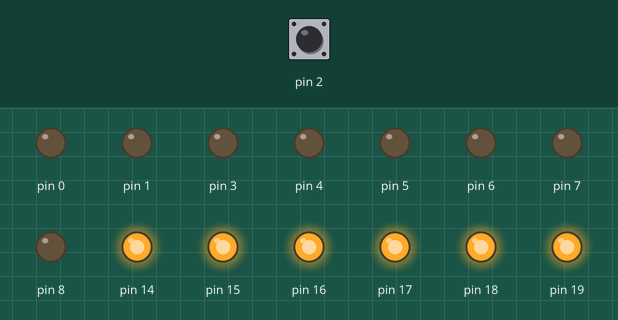
Bench run of a sketch on a simulated Arduino Uno, built with avr-gcc and run on an emulated ATmega328P. Shown: output pins drawn as LEDs (lit = HIGH). The test bench sets the inputs (shaded band); at power-on: pin 2 HIGH.

Above: at 5.0 s.
5.1 s: pin 2 pulled LOW for 0.15 s
At 5.7 s:
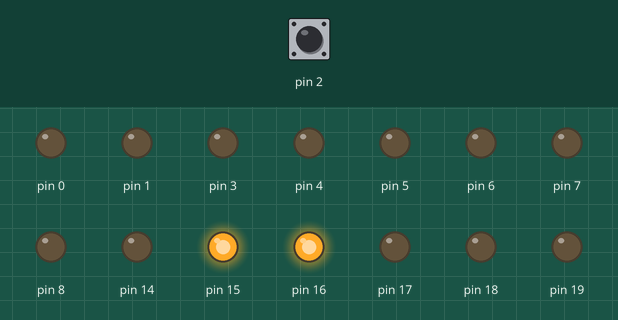
6.7 s: pin 2 pulled LOW for 1 s
At 8.1 s:
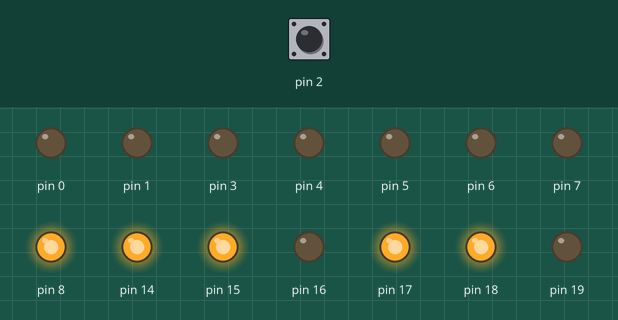
9.2 s: pin 2 pulled LOW for 0.15 s
At 10.0 s:
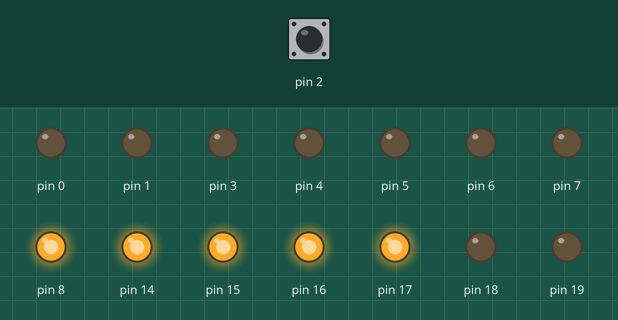
10.8 s: pin 2 pulled LOW for 3.2 s
At 11.2 s:
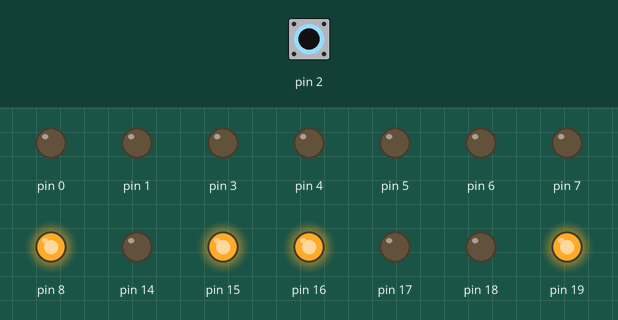
15.5 s: pin 2 pulled LOW for 0.15 s
At 16.0 s:
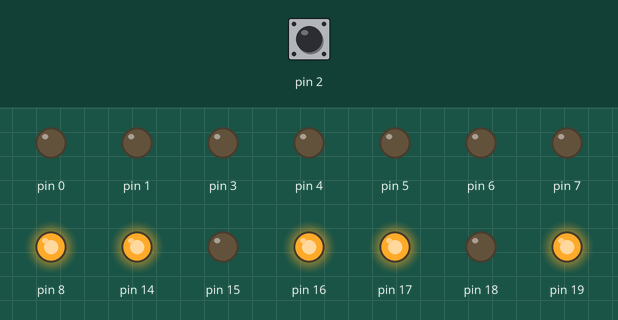
17.1 s: pin 2 pulled LOW for 1 s
At 18.4 s:
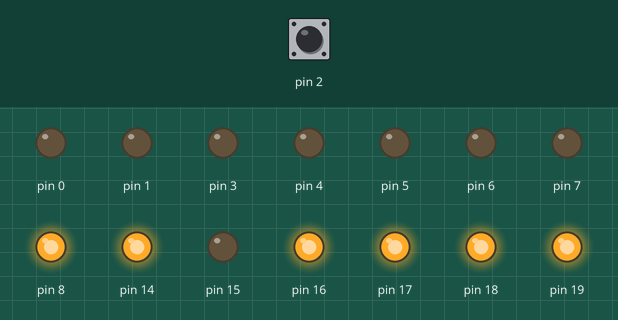
Timing chart, 0 to 20.1 s (numbered marks = the images above; inputs shaded):
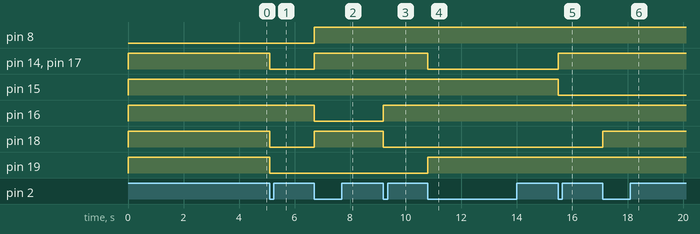

Measured:
- after the input at 5.1 s, pin 14, pin 17–19: HIGH → LOW at once
- after the input at 6.7 s, pin 8, pin 14, pin 17, pin 18: LOW → HIGH at once; pin 16: HIGH → LOW at once
- after the input at 9.2 s, pin 16: LOW → HIGH at once; pin 18: HIGH → LOW at once
- after the input at 10.8 s, pin 14, pin 17: HIGH → LOW at once; pin 19: LOW → HIGH at once
- after the input at 15.5 s, pin 14, pin 17: LOW → HIGH at once; pin 15: HIGH → LOW at once
- after the input at 17.1 s, pin 18: LOW → HIGH at once

The sketch:

check02.ino
```cpp
#include <avr/io.h>
#include <avr/interrupt.h>

unsigned char TB7SEG[] = {0b00111111, // 0
                          0b00000110, // 1
                          0b01011011, // 2
                          0b01001111, // 3
                          0b01100110, // 4
                          0b01101101, // 5
                          0b01111101, // 6
                          0b00000111, // 7
                          0b01111111, // 8
                          0b01101111, // 9
                          0b01110111, // A
                          0b01111100, // b
                          0b00111001, // C
                          0b01011110, // d
                          0b01111001, // E
                          0b01110001  // F
};

volatile unsigned char count = 0;

void initial_read_sw_and_display(void)
{
  DDRD = 0xFB;
  DDRB = 0x01;
  PORTD |= (1 << PD2);  // เปิดใช้งาน pull-up resistor ที่ PD2
  DDRC = 0xFF;
  PORTC = (TB7SEG[count]);
    if (TB7SEG[count] & 0x40) { // Check if segment g should be on
      PORTB |= (1 << PB0); // Turn on segment g
  } else {
      PORTB &= ~(1 << PB0); // Turn off segment g
  }
}

int main(void)
{
  sei();
  PCICR = 0x04;
  PCMSK2 = 0x04;

  initial_read_sw_and_display();

  while(1)
  {
    // Main loop
  }
}

ISR(PCINT2_vect)
{
  if(!(PIND & (1 << PD2))) {
    count++;
    if (count > 9){
      count = 0;
    }
    PORTC = TB7SEG[count];
    if (TB7SEG[count] & 0x40) { // Check if segment g should be on
      PORTB |= (1 << PB0); // Turn on segment g
  } else {
      PORTB &= ~(1 << PB0); // Turn off segment g
  }
  }
}
```
